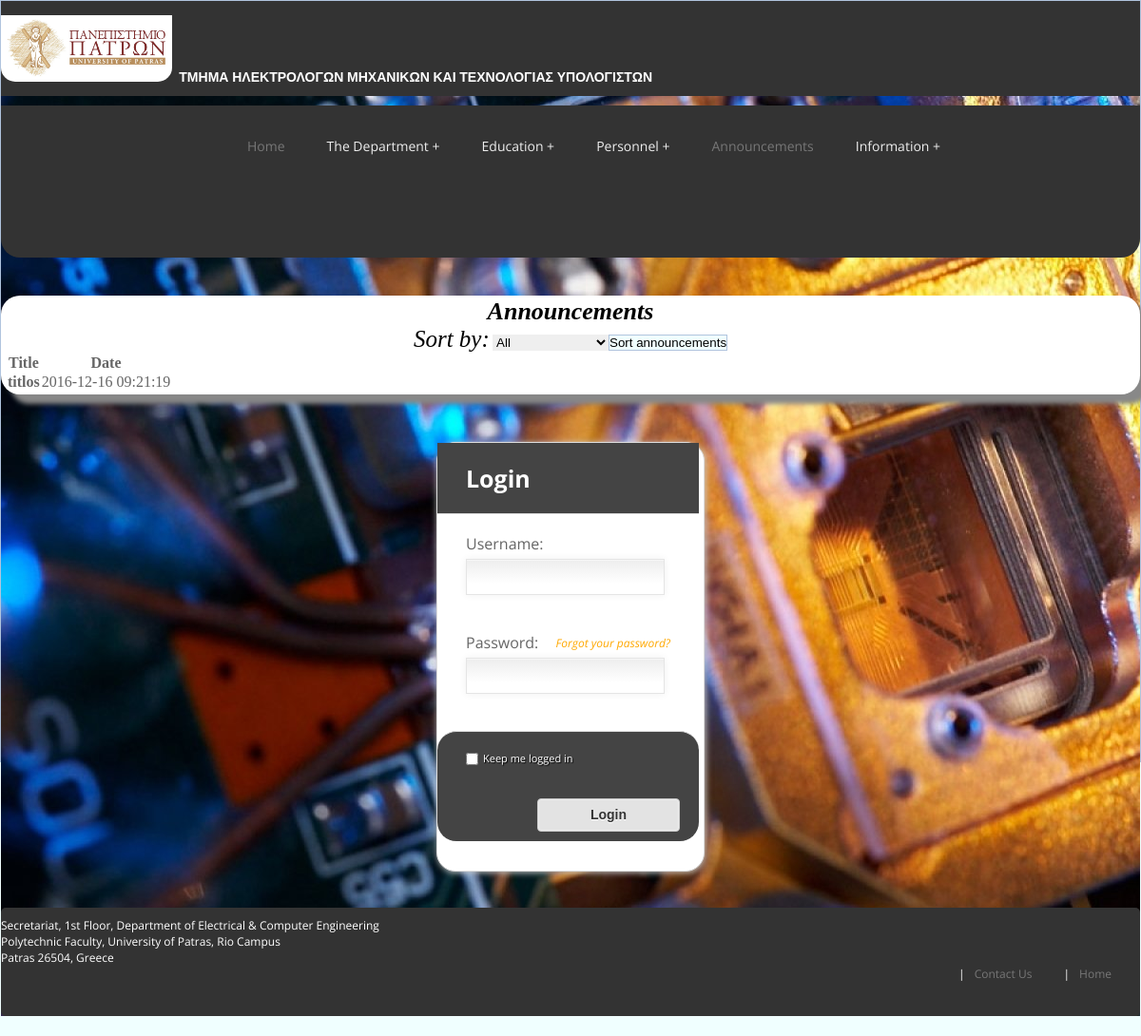
Before: /announcements.php with the older database file.
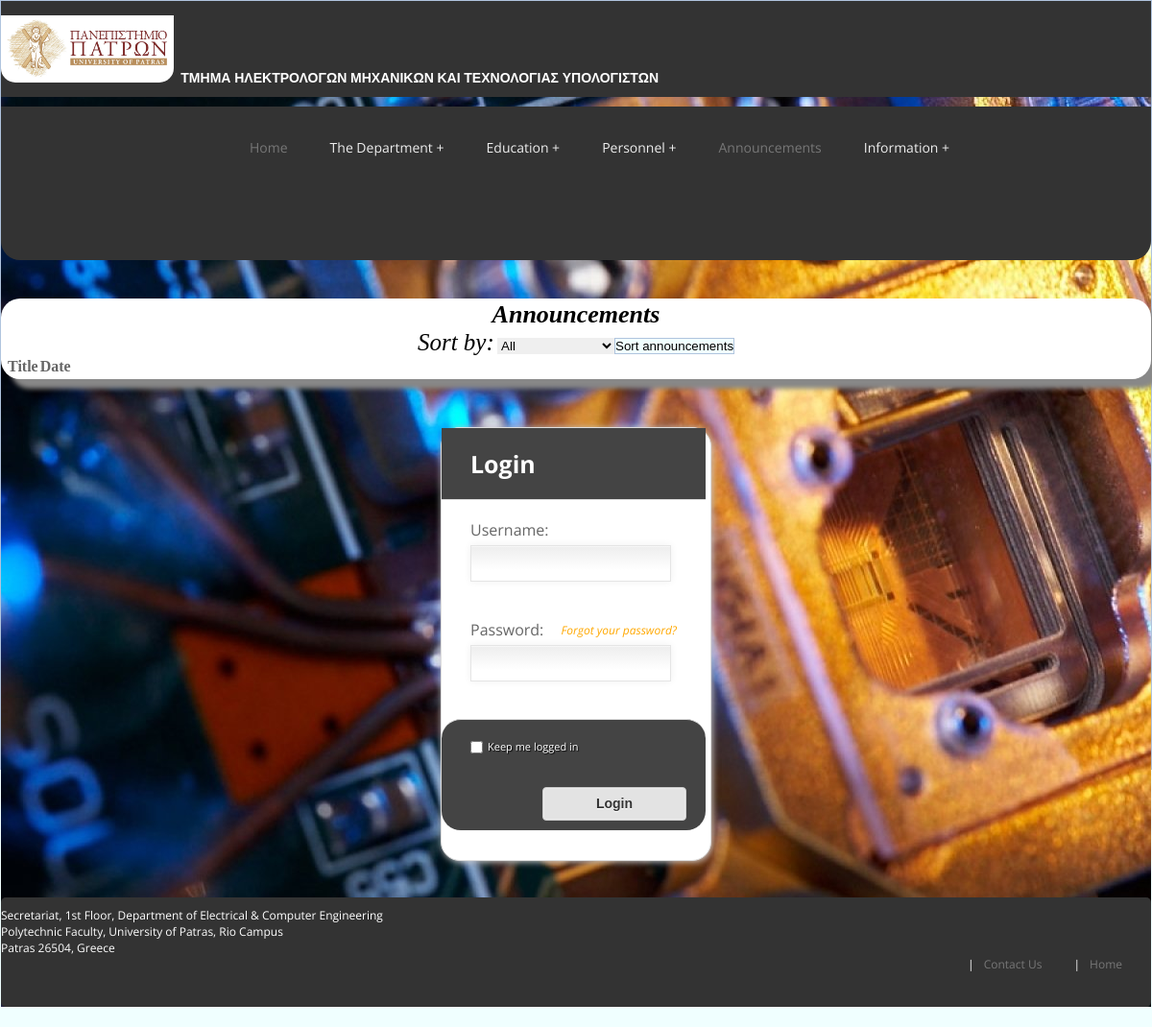
After: the same page with the newer database file.
### tables this page shows
CREATE TABLE `Announcements` (
	`ID` varchar(100) NOT NULL  ,
	`Header` varchar(100) NOT NULL,
	`Content` varchar(10000000) NOT NULL,
	`Category` varchar(100) NOT NULL,
	`date` DATETIME NOT NULL,
	PRIMARY KEY (`ID`)
);

### announcements.php (the view, shortened to what this page needs)
<?php
$alert="";
$conn = new mysqli('localhost', 'root', '', 'mydepartment');
$sql='SET NAMES utf8';
if(isset($_POST['announcement_category'])){
  if($_POST['announcement_category']=="all"){
    $sql = "SELECT ID,Header, date FROM announcements ORDER BY date DESC";
  }
  else{
    $sql = "SELECT ID,Header, date FROM announcements WHERE Category=\"".$_POST['announcement_category']."\" ORDER BY date DESC";
  }
}
else{
  $sql = "SELECT ID,Header, date FROM announcements ORDER BY date DESC";
}
$result = $conn->query($sql);
$list="";
while($announcement = $result->fetch_assoc()){
  $list.="
  <tr>
    <td class=announcement id=".$announcement['ID']."><strong>".$announcement['Header']."</strong></td>
    <td>".$announcement['date']."</td>";
  $list.="</tr>";
}
if(isset($_SESSION['secretariat'])){
  $edit="<h3>If you want to add new announcement press here:</h3>
  <a href=\"add_announcement.php\"><button type=button class=\"add_new_button\">&#9546;Add New</button></a>
  <br> <br>";
  $delete="<th>Delete</th>";
}
else{
  $edit=" ";
  $delete=" ";
}
$content="<div class=\"col-md-9\"><div id=\"content\">
  <h1>Announcements</h1>".$alert.$edit."
  <form action=\"announcements.php\" method=\"POST\">
    <label style=\"font-size:25px\">Sort by:</label>
    <select name=\"announcement_category\" style=\"font-size=50px;\">
      <option value=\"all\">All</option>
      <option value=\"Graduate studies\">Graduate studies</option>
      <option value=\"Postgraduate\">Postgraduate</option>
      <option value=\"Phd studies\">Phd studies</option>
      <option value=\"Scholarships\">Scholarships</option>
      <input type=submit value=\"Sort announcements\">
    </select>
  </form>
  <table class=\"table table-bordered table-hover\">
  <thead>
    <tr>
      <th>Title</th>
      <th>Date</th>
      ".$delete."
    </tr>
  </thead>
  <tbody>".$list."</tbody>
</table>
  </div></div>
  <div class=\"col-md-3\"><div id=\"side_bar\"></div></div>";
  include 'WebPageTemplate.php';
?>

Changed rows visible on the page:
removed announcements: Header "titlos", date "2016-12-16 09:21:19"
